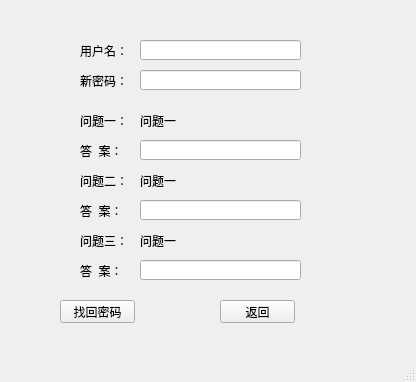
<?xml version="1.0" encoding="UTF-8"?>
<ui version="4.0">
 <class>PwRetrieval</class>
 <widget class="QMainWindow" name="PwRetrieval">
  <property name="geometry">
   <rect>
    <x>0</x>
    <y>0</y>
    <width>416</width>
    <height>382</height>
   </rect>
  </property>
  <property name="windowTitle">
   <string>找回密码</string>
  </property>
  <widget class="QWidget" name="centralwidget">
   <widget class="QLineEdit" name="lineEdit_3">
    <property name="geometry">
     <rect>
      <x>140</x>
      <y>140</y>
      <width>161</width>
      <height>20</height>
     </rect>
    </property>
    <property name="text">
     <string/>
    </property>
   </widget>
   <widget class="QLabel" name="label_8">
    <property name="geometry">
     <rect>
      <x>80</x>
      <y>230</y>
      <width>54</width>
      <height>21</height>
     </rect>
    </property>
    <property name="text">
     <string>问题三：</string>
    </property>
   </widget>
   <widget class="QLabel" name="label_6">
    <property name="geometry">
     <rect>
      <x>80</x>
      <y>170</y>
      <width>54</width>
      <height>21</height>
     </rect>
    </property>
    <property name="text">
     <string>问题二：</string>
    </property>
   </widget>
   <widget class="QLabel" name="label_7">
    <property name="geometry">
     <rect>
      <x>80</x>
      <y>260</y>
      <width>54</width>
      <height>21</height>
     </rect>
    </property>
    <property name="text">
     <string>答  案：</string>
    </property>
   </widget>
   <widget class="QLineEdit" name="lineEdit_4">
    <property name="geometry">
     <rect>
      <x>140</x>
      <y>200</y>
      <width>161</width>
      <height>20</height>
     </rect>
    </property>
    <property name="text">
     <string/>
    </property>
   </widget>
   <widget class="QLabel" name="label_2">
    <property name="geometry">
     <rect>
      <x>80</x>
      <y>40</y>
      <width>54</width>
      <height>21</height>
     </rect>
    </property>
    <property name="text">
     <string>用户名：</string>
    </property>
   </widget>
   <widget class="QLabel" name="label_3">
    <property name="geometry">
     <rect>
      <x>80</x>
      <y>140</y>
      <width>54</width>
      <height>21</height>
     </rect>
    </property>
    <property name="text">
     <string>答  案：</string>
    </property>
   </widget>
   <widget class="QLineEdit" name="lineEdit_2">
    <property name="geometry">
     <rect>
      <x>140</x>
      <y>70</y>
      <width>161</width>
      <height>20</height>
     </rect>
    </property>
    <property name="inputMethodHints">
     <set>Qt::ImhHiddenText</set>
    </property>
    <property name="maxLength">
     <number>16</number>
    </property>
   </widget>
   <widget class="QLabel" name="label_4">
    <property name="geometry">
     <rect>
      <x>80</x>
      <y>70</y>
      <width>54</width>
      <height>21</height>
     </rect>
    </property>
    <property name="text">
     <string>新密码：</string>
    </property>
   </widget>
   <widget class="QLineEdit" name="lineEdit_5">
    <property name="geometry">
     <rect>
      <x>140</x>
      <y>40</y>
      <width>161</width>
      <height>20</height>
     </rect>
    </property>
    <property name="maxLength">
     <number>16</number>
    </property>
   </widget>
   <widget class="QLabel" name="label_5">
    <property name="geometry">
     <rect>
      <x>80</x>
      <y>110</y>
      <width>54</width>
      <height>21</height>
     </rect>
    </property>
    <property name="text">
     <string>问题一：</string>
    </property>
   </widget>
   <widget class="QLabel" name="label_9">
    <property name="geometry">
     <rect>
      <x>80</x>
      <y>200</y>
      <width>54</width>
      <height>21</height>
     </rect>
    </property>
    <property name="text">
     <string>答  案：</string>
    </property>
   </widget>
   <widget class="QLineEdit" name="lineEdit_6">
    <property name="geometry">
     <rect>
      <x>140</x>
      <y>260</y>
      <width>161</width>
      <height>20</height>
     </rect>
    </property>
    <property name="text">
     <string/>
    </property>
   </widget>
   <widget class="QPushButton" name="pushButton">
    <property name="geometry">
     <rect>
      <x>60</x>
      <y>300</y>
      <width>75</width>
      <height>23</height>
     </rect>
    </property>
    <property name="text">
     <string>找回密码</string>
    </property>
   </widget>
   <widget class="QPushButton" name="pushButton_2">
    <property name="geometry">
     <rect>
      <x>220</x>
      <y>300</y>
      <width>75</width>
      <height>23</height>
     </rect>
    </property>
    <property name="text">
     <string>返回</string>
    </property>
   </widget>
   <widget class="QLabel" name="label">
    <property name="geometry">
     <rect>
      <x>140</x>
      <y>110</y>
      <width>161</width>
      <height>21</height>
     </rect>
    </property>
    <property name="text">
     <string>问题一</string>
    </property>
   </widget>
   <widget class="QLabel" name="label_10">
    <property name="geometry">
     <rect>
      <x>140</x>
      <y>170</y>
      <width>161</width>
      <height>21</height>
     </rect>
    </property>
    <property name="text">
     <string>问题一</string>
    </property>
   </widget>
   <widget class="QLabel" name="label_11">
    <property name="geometry">
     <rect>
      <x>140</x>
      <y>230</y>
      <width>161</width>
      <height>21</height>
     </rect>
    </property>
    <property name="text">
     <string>问题一</string>
    </property>
   </widget>
  </widget>
  <widget class="QMenuBar" name="menubar">
   <property name="geometry">
    <rect>
     <x>0</x>
     <y>0</y>
     <width>416</width>
     <height>23</height>
    </rect>
   </property>
  </widget>
  <widget class="QStatusBar" name="statusbar"/>
 </widget>
 <resources/>
 <connections/>
</ui>
